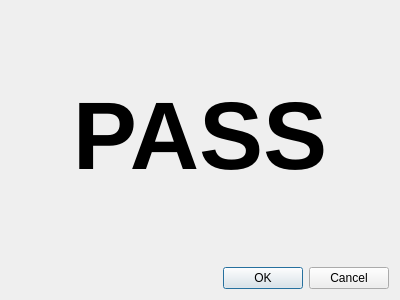
<?xml version="1.0" encoding="UTF-8"?>
<ui version="4.0">
 <class>DialogPass</class>
 <widget class="QDialog" name="DialogPass">
  <property name="geometry">
   <rect>
    <x>0</x>
    <y>0</y>
    <width>400</width>
    <height>300</height>
   </rect>
  </property>
  <property name="windowTitle">
   <string>Dialog</string>
  </property>
  <layout class="QVBoxLayout" name="verticalLayout_2">
   <item>
    <layout class="QVBoxLayout" name="verticalLayout">
     <item>
      <widget class="QLabel" name="label">
       <property name="font">
        <font>
         <pointsize>72</pointsize>
         <weight>75</weight>
         <bold>true</bold>
        </font>
       </property>
       <property name="text">
        <string>PASS</string>
       </property>
       <property name="alignment">
        <set>Qt::AlignCenter</set>
       </property>
      </widget>
     </item>
     <item>
      <widget class="QDialogButtonBox" name="buttonBox">
       <property name="orientation">
        <enum>Qt::Horizontal</enum>
       </property>
       <property name="standardButtons">
        <set>QDialogButtonBox::Cancel|QDialogButtonBox::Ok</set>
       </property>
      </widget>
     </item>
    </layout>
   </item>
  </layout>
 </widget>
 <resources/>
 <connections>
  <connection>
   <sender>buttonBox</sender>
   <signal>accepted()</signal>
   <receiver>DialogPass</receiver>
   <slot>accept()</slot>
   <hints>
    <hint type="sourcelabel">
     <x>248</x>
     <y>254</y>
    </hint>
    <hint type="destinationlabel">
     <x>157</x>
     <y>274</y>
    </hint>
   </hints>
  </connection>
  <connection>
   <sender>buttonBox</sender>
   <signal>rejected()</signal>
   <receiver>DialogPass</receiver>
   <slot>reject()</slot>
   <hints>
    <hint type="sourcelabel">
     <x>316</x>
     <y>260</y>
    </hint>
    <hint type="destinationlabel">
     <x>286</x>
     <y>274</y>
    </hint>
   </hints>
  </connection>
 </connections>
</ui>
